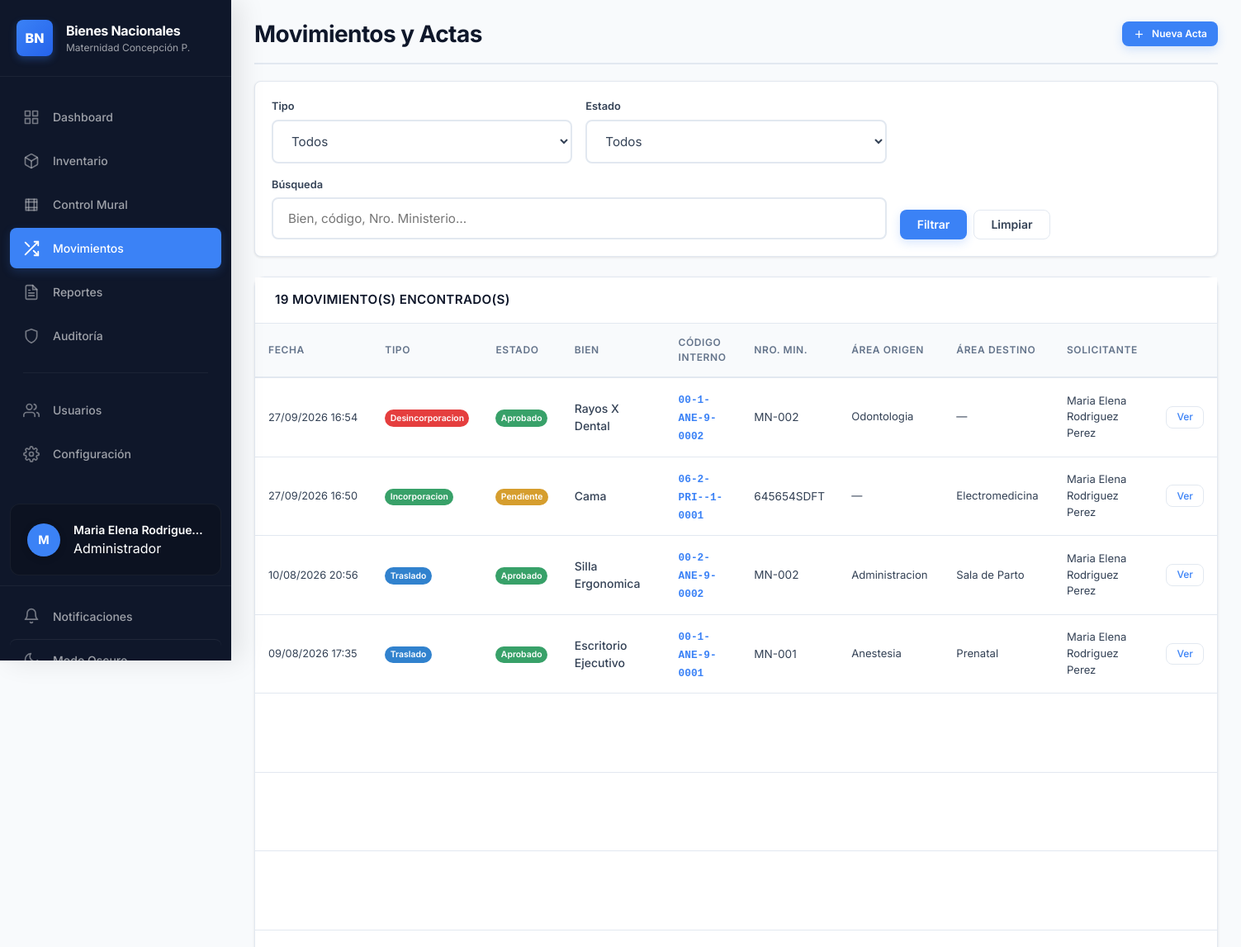
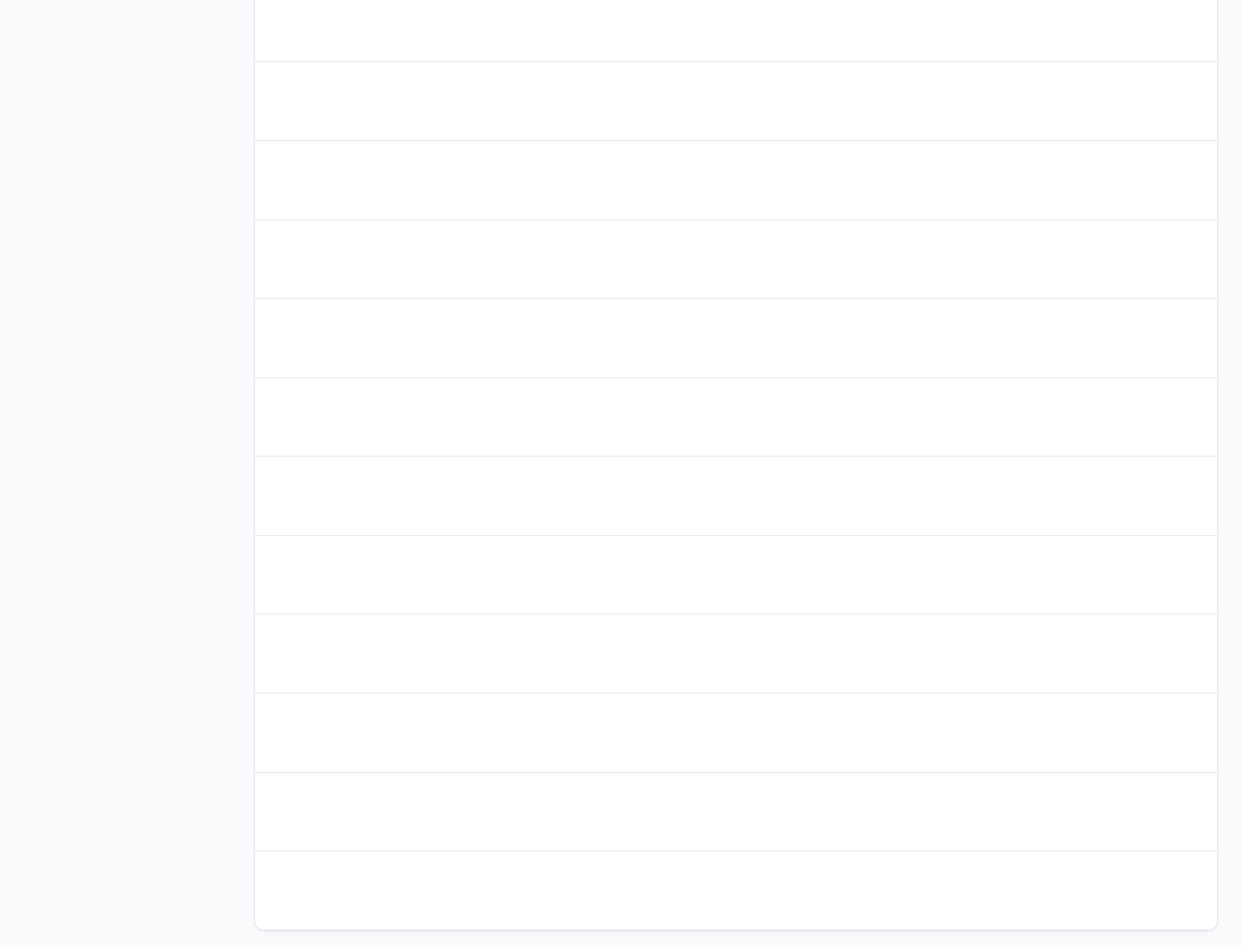
Screenshot of /public/movimientos (signed in) with the database file from the repository (2 pictures, top to bottom).
### tables this page shows
CREATE TABLE `movimientos` (
  `id_movimiento` int(11) NOT NULL,
  `bien_id` int(11) NOT NULL,
  `tipo_movimiento` enum('incorporacion','traslado','desincorporacion','asignacion') NOT NULL,
  `area_origen_id` int(11) DEFAULT NULL,
  `area_destino_id` int(11) DEFAULT NULL,
  `usuario_solicita_id` int(11) DEFAULT NULL,
  `usuario_aprueba_id` int(11) DEFAULT NULL,
  `usuario_recibe_id` int(11) DEFAULT NULL COMMENT 'Usuario que recibe el bien en el area destino',
  `fecha_solicitud` timestamp NOT NULL DEFAULT current_timestamp(),
  `fecha_aprobacion` timestamp NULL DEFAULT NULL,
  `fecha_ejecucion` timestamp NULL DEFAULT NULL,
  `motivo` text DEFAULT NULL,
  `observaciones` text DEFAULT NULL,
  `contenido_acta` longtext DEFAULT NULL,
  `responsable_datos` text DEFAULT NULL,
  `documento_soporte` varchar(500) DEFAULT NULL,
  `estado` enum('pendiente','aprobado','rechazado','cancelado') NOT NULL DEFAULT 'pendiente',
  `created_at` timestamp NOT NULL DEFAULT current_timestamp(),
  `updated_at` timestamp NOT NULL DEFAULT current_timestamp() ON UPDATE current_timestamp()
);

CREATE TABLE `bienes` (
  `id_bien` int(11) NOT NULL,
  `codigo_sudebip` varchar(50) NOT NULL,
  `codigo_interno` varchar(50) DEFAULT NULL,
  `codigo_ministerio` varchar(50) DEFAULT NULL,
  `nro_bien_ministerio` varchar(30) DEFAULT NULL,
  `es_sn` tinyint(1) NOT NULL DEFAULT 0,
  `nombre` varchar(255) NOT NULL,
  `descripcion` text DEFAULT NULL,
  `serial` varchar(100) DEFAULT NULL,
  `marca` varchar(100) DEFAULT NULL,
  `modelo` varchar(100) DEFAULT NULL,
  `color` varchar(50) DEFAULT NULL,
  `anio_fabricacion` smallint(6) DEFAULT NULL,
  `cantidad` smallint(6) NOT NULL DEFAULT 1,
  `condicion_inicial` enum('Nuevo','Bueno','Regular','Malo') DEFAULT NULL,
  `id_estado` int(11) NOT NULL DEFAULT 1,
  `id_tipo` int(11) DEFAULT NULL,
  `id_area` int(11) DEFAULT NULL,
  `responsable_id` int(11) DEFAULT NULL,
  `responsable_nombre` varchar(255) DEFAULT NULL,
  `responsable_cedula` varchar(20) DEFAULT NULL,
  `responsable_foto_path` varchar(500) DEFAULT NULL,
  `cin_edificio` varchar(50) DEFAULT NULL,
  `cin_piso` varchar(10) DEFAULT NULL,
  `cin_departamento` varchar(100) DEFAULT NULL,
  `cin_oficina` varchar(100) DEFAULT NULL,
  `cin_posicion` varchar(20) DEFAULT NULL,
  `numero_factura` varchar(50) DEFAULT NULL,
  `fecha_adquisicion` date DEFAULT NULL,
  `valor_inicial` decimal(15,2) DEFAULT NULL,
  `valor_residual` decimal(15,2) NOT NULL DEFAULT 0.00,
  `vida_util_anos` tinyint(4) NOT NULL DEFAULT 10,
  `observaciones` text DEFAULT NULL,
  `imagen_path` varchar(500) DEFAULT NULL,
  `created_at` timestamp NOT NULL DEFAULT current_timestamp(),
  `updated_at` timestamp NOT NULL DEFAULT current_timestamp() ON UPDATE current_timestamp()
);

CREATE TABLE `areas` (
  `id_area` int(11) NOT NULL,
  `nombre_area` varchar(100) NOT NULL,
  `descripcion` text DEFAULT NULL,
  `edificio` varchar(50) DEFAULT NULL,
  `piso` tinyint(4) DEFAULT NULL COMMENT '-1=Sótano, 0=Planta Baja, 1..N=Pisos',
  `responsable_id` int(11) DEFAULT NULL,
  `area_padre_id` int(11) DEFAULT NULL,
  `activa` tinyint(1) NOT NULL DEFAULT 1,
  `created_at` timestamp NOT NULL DEFAULT current_timestamp(),
  `updated_at` timestamp NOT NULL DEFAULT current_timestamp() ON UPDATE current_timestamp()
);

CREATE TABLE `usuarios` (
  `id_usuario` int(11) NOT NULL,
  `id_rol` int(11) DEFAULT NULL,
  `cedula` varchar(20) NOT NULL,
  `username` varchar(50) NOT NULL,
  `primer_nombre` varchar(100) NOT NULL,
  `segundo_nombre` varchar(100) NOT NULL DEFAULT '',
  `primer_apellido` varchar(100) NOT NULL,
  `segundo_apellido` varchar(100) NOT NULL DEFAULT '',
  `nombre_completo` varchar(255) NOT NULL DEFAULT '',
  `email` varchar(255) NOT NULL,
  `password_hash` varchar(255) NOT NULL,
  `telefono` varchar(20) DEFAULT NULL,
  `cargo` varchar(100) DEFAULT NULL,
  `ultimo_acceso` timestamp NULL DEFAULT NULL,
  `intentos_fallidos` int(11) NOT NULL DEFAULT 0,
  `bloqueado_hasta` timestamp NULL DEFAULT NULL,
  `primer_login` tinyint(1) NOT NULL DEFAULT 1,
  `activo` tinyint(1) NOT NULL DEFAULT 1,
  `created_at` timestamp NOT NULL DEFAULT current_timestamp(),
  `updated_at` timestamp NOT NULL DEFAULT current_timestamp() ON UPDATE current_timestamp()
);

### app/views/movimiento/index.php (the view, shortened to what the rows shown need)
<?php
$colorTipo = fn(string $t): string => match ($t) {
    'incorporacion'    => '#38a169',
    'traslado'         => '#3182ce',
    'desincorporacion' => '#e53e3e',
    default            => '#718096',
};
$colorEstado = fn(string $e): string => match ($e) {
    'aprobado'  => '#38a169',
    'rechazado' => '#e53e3e',
    default     => '#d69e2e',
};
?>
<main class="main-content" id="mainContent">
    <div class="page-header">
        <h1>Movimientos y Actas</h1>
    </div>
    <?php if (empty($movimientos)): ?>
    <div class="card">
        <div class="card-body" style="text-align:center;padding:3rem">
            <svg width="48" height="48" viewBox="0 0 24 24" fill="none" stroke="currentColor"
                 stroke-width="1.5" style="color:var(--gray-300);margin-bottom:1rem" aria-hidden="true">
                <polyline points="5 9 2 12 5 15"/><polyline points="19 9 22 12 19 15"/>
                <line x1="2" y1="12" x2="22" y2="12"/>
            </svg>
            <p style="color:var(--gray-500)">No se encontraron movimientos con los filtros aplicados.</p>
        </div>
    </div>
    <?php else: ?>
    <div class="card">
        <div class="table-wrapper">
            <table class="data-table" aria-label="Lista de movimientos y actas">
                <thead>
                    <tr>
                        <th scope="col">Fecha</th>
                        <th scope="col">Tipo</th>
                        <th scope="col">Estado</th>
                        <th scope="col">Bien</th>
                        <th scope="col">Código Interno</th>
                        <th scope="col">Nro. Min.</th>
                        <th scope="col">Área Origen</th>
                        <th scope="col">Área Destino</th>
                        <th scope="col">Solicitante</th>
                        <th scope="col"></th>
                    </tr>
                </thead>
                <tbody>
                <?php foreach ($movimientos as $m): ?>
                <tr>
                    <td style="font-size:.8rem;white-space:nowrap">
                        <?= date('d/m/Y H:i', strtotime($m['fecha_solicitud'])) ?>
                    </td>
                    <td>
                        <span class="badge badge-sm" style="background:<?= $colorTipo($m['tipo_movimiento']) ?>">
                            <?= ucfirst($m['tipo_movimiento']) ?>
                        </span>
                    </td>
                    <td>
                        <span class="badge badge-sm" style="background:<?= $colorEstado($m['estado']) ?>">
                            <?= ucfirst($m['estado']) ?>
                        </span>
                    </td>
                    <td style="font-size:.875rem;font-weight:500">
                        <?= htmlspecialchars($m['bien_nombre']) ?>
                    </td>
                    <td>
                        <span class="codigo-interno"><?= htmlspecialchars($m['codigo_interno'] ?? '') ?></span>
                    </td>
                    <td style="font-size:.85rem">
                        <?= $m['es_sn']
                            ? '<em style="color:var(--gray-400)">S/N</em>'
                            : htmlspecialchars($m['nro_bien_ministerio'] ?? '—') ?>
                    </td>
                    <td style="font-size:.82rem"><?= htmlspecialchars($m['area_origen'] ?? '—') ?></td>
                    <td style="font-size:.82rem"><?= htmlspecialchars($m['area_destino'] ?? '—') ?></td>
                    <td style="font-size:.82rem"><?= htmlspecialchars($m['usuario_solicita'] ?? '—') ?></td>
                    <td>
                        <a href="<?= $base_url ?>/movimientos/<?= (int)$m['id_movimiento'] ?>"
                           class="btn btn-sm btn-secondary"
                           aria-label="Ver acta #<?= (int)$m['id_movimiento'] ?>">
                            Ver
                        </a>
                    </td>
                </tr>
                <?php endforeach; ?>
                </tbody>
            </table>
        </div>
    </div>
    <?php endif; ?>
</main>

### rows the page displays
movimientos: fecha_solicitud "27/09/2026 16:54", tipo_movimiento "Desincorporacion", estado "Aprobado", bien.nombre "Rayos X Dental", bien.codigo_interno "00-1-ANE-9-0002", bien.nro_bien_ministerio "MN-002", area_origen.nombre_area "Odontologia", area_destino "—", usuario_solicita.nombre_completo "Maria Elena Rodriguez Perez"
movimientos: fecha_solicitud "27/09/2026 16:50", tipo_movimiento "Incorporacion", estado "Pendiente", bien.nombre "Cama", bien.codigo_interno "06-2-PRI--1-0001", bien.nro_bien_ministerio "645654SDFT", area_origen "—", area_destino.nombre_area "Electromedicina", usuario_solicita.nombre_completo "Maria Elena Rodriguez Perez"
movimientos: fecha_solicitud "10/08/2026 20:56", tipo_movimiento "Traslado", estado "Aprobado", bien.nombre "Silla Ergonomica", bien.codigo_interno "00-2-ANE-9-0002", bien.nro_bien_ministerio "MN-002", area_origen.nombre_area "Administracion", area_destino.nombre_area "Sala de Parto", usuario_solicita.nombre_completo "Maria Elena Rodriguez Perez"
movimientos: fecha_solicitud "09/08/2026 17:35", tipo_movimiento "Traslado", estado "Aprobado", bien.nombre "Escritorio Ejecutivo", bien.codigo_interno "00-1-ANE-9-0001", bien.nro_bien_ministerio "MN-001", area_origen.nombre_area "Anestesia", area_destino.nombre_area "Prenatal", usuario_solicita.nombre_completo "Maria Elena Rodriguez Perez"

### other values shown
$inicial "M"
$_SESSION['nombre'] "Maria Elena Rodrigue…"
$rolLabel "Administrador"
$total "19"
